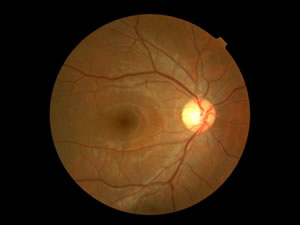
#> input picture IR_pulse/g1.jpg, 300 x 225 px, given as the content of the folder /Volumes/Extreme SSD/masaya_eye/gantei211, which was not available
$ python enhance_blood.py
#> lines starting #> are read from the running program, lines starting #| are printed output that depends on the picture; pictures that were not available may be replaced by others from this repository, and a replacement may not be noted
import cv2
import numpy as np
import glob
import sys
import csv
import re
import os

dir_name = '/Volumes/Extreme SSD/masaya_eye/gantei211/'
files = glob.glob(dir_name+'*')
# OUTPUT_DIR='/Users/masayakinefuchi/imageSensing/RGB_pulse/_skinColorSeparation/result/'
# subject ='gantei'
# OUTPUT_FILE =OUTPUT_DIR +subject +'.csv'
num = len(files)

##import picture
img_name = files[0]
#img_name ="/Users/masayakinefuchi/imageSensing/IR_pulse/g1.jpg"
img = cv2.imread(img_name)
#> img is the input picture: shape (225, 300, 3); mean B, G, R 16.2, 38, 59.9
#img_copy=cv2.imread(img_name)
#Sobel処理


#グレースケール化
img_gray = cv2.cvtColor(img, cv2.COLOR_RGB2GRAY)
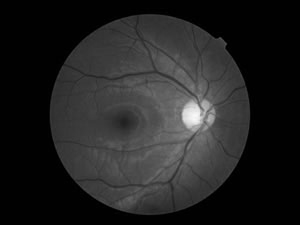
#> img_gray: shape (225, 300); min 0, max 249, mean 34
cv2.imshow('image.jpg',img_gray)
#Sobel処理
dst = cv2.Laplacian(img_gray, -1, ksize=3)
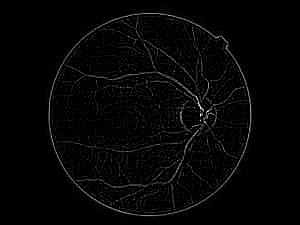
#> dst: shape (225, 300); min 0, max 255, mean 5.2
cv2.imshow('image', dst)
cv2.waitKey(0)
cv2.destroyAllWindows()

$ run again, on RGB_pulse/_colorVectorEstimation/7.bmp
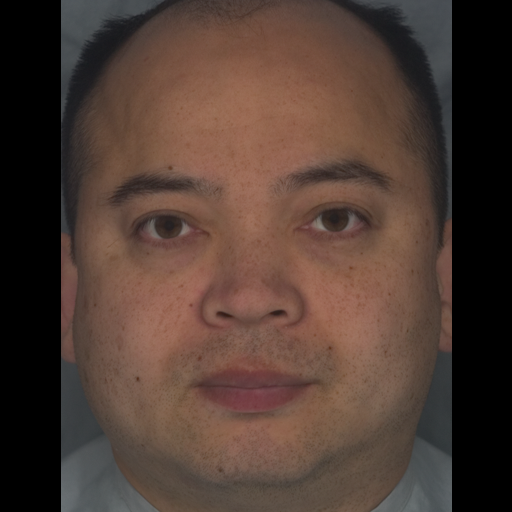
#> input picture RGB_pulse/_colorVectorEstimation/7.bmp, 512 x 512 px, given as the content of the folder /Volumes/Extreme SSD/masaya_eye/gantei211, which was not available
#> img is the input picture: shape (512, 512, 3); mean B, G, R 51.9, 60.5, 79.9
#> `img_gray = cv2.cvtColor(img, cv2.COLOR_RGB2GRAY)`:
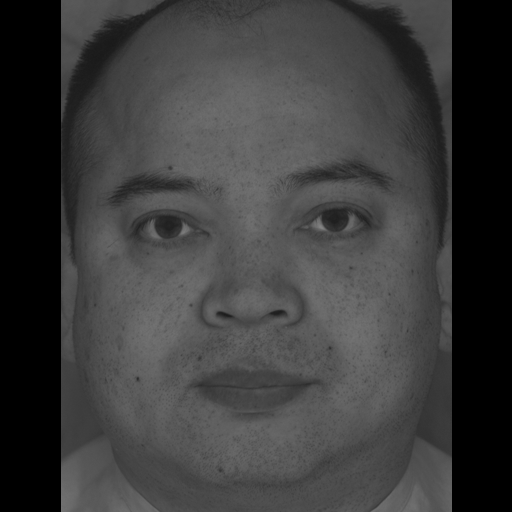
#> img_gray: shape (512, 512); min 0, max 132, mean 60.1
#> `dst = cv2.Laplacian(img_gray, -1, ksize=3)`:
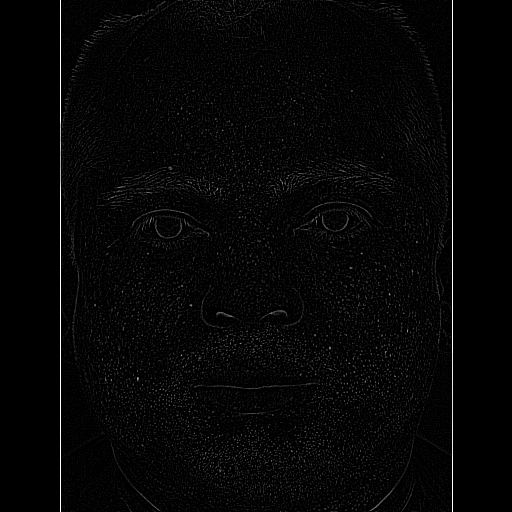
#> dst: shape (512, 512); min 0, max 255, mean 5.6
